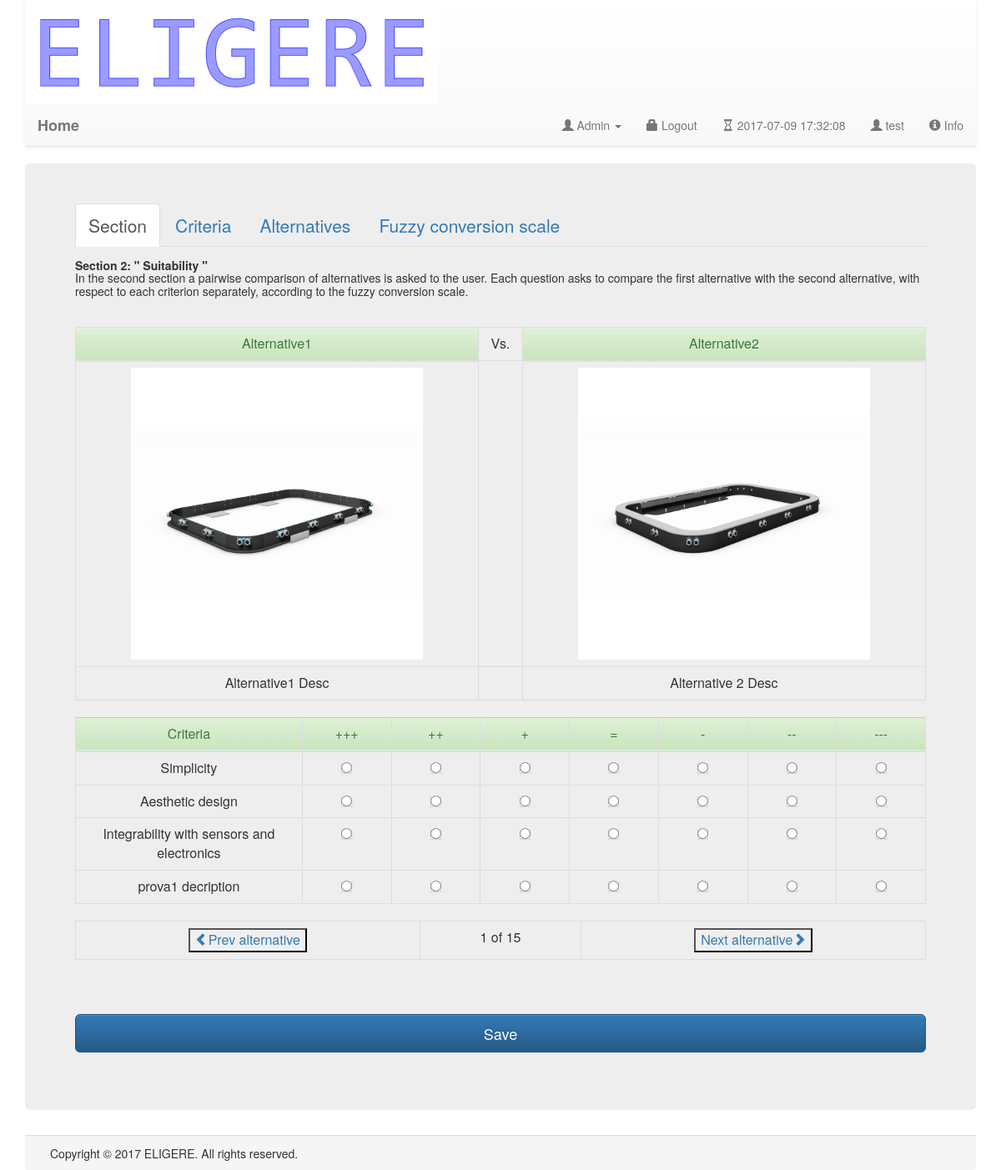
The page /getSuitability.php (signed in) on the database its author committed.
### tables this page shows
CREATE TABLE `alternative` (
  `id` int(11) NOT NULL,
  `name` char(20) NOT NULL,
  `description` text NOT NULL,
  `date_insert` date NOT NULL,
  `questionnaire_id` int(11) NOT NULL,
  `user_id` char(30) NOT NULL,
  `dir_path` char(50) NOT NULL,
  `dir_path_file` char(100) NOT NULL
);

CREATE TABLE `linguistic_scale` (
  `id` int(11) NOT NULL,
  `description` char(50) NOT NULL,
  `simbol` char(10) NOT NULL,
  `num` int(11) NOT NULL
);

CREATE TABLE `criteria` (
  `id` int(11) NOT NULL,
  `name` char(20) NOT NULL,
  `description` text NOT NULL,
  `date_insert` date NOT NULL,
  `quest_id` int(11) NOT NULL
);

### getDataFromDataBase.php (called while the page is built, shortened)
<?php
function getLinguisticScale($conn) {
	$questArray = array ();
	$query = "SELECT * FROM linguistic_scale";
	$result = $conn->query ( $query );
	if ($result->num_rows > 0) {
		while ( $row = $result->fetch_assoc () ) {
			$objLinguisticScale = new LinguisticScale ();
			$objLinguisticScale->id = $row ['id'];
			$objLinguisticScale->simbol = $row ['simbol'];
			$objLinguisticScale->description = $row ['description'];
			array_push ( $questArray, $objLinguisticScale );
		}
	} else {
	}
	return $questArray;
}
function getAllCriteriaByQuestId($conn, $quest_id) {
	if (isset ( $quest_id ) && $quest_id > 0) {
		$query = "SELECT * FROM criteria where quest_id = " . $quest_id . "";
		$result = $conn->query ( $query );
		$criteriaArray = array ();
		if ($result->num_rows > 0) {
			while ( $row = $result->fetch_assoc () ) {
				$objCriteria = new Criteria ();
				$objCriteria->id = $row ['id'];
				$objCriteria->name = $row ['name'];
				$objCriteria->description = $row ['description'];
				$objCriteria->quest_id = $row ['quest_id'];
				array_push ( $criteriaArray, $objCriteria );
			}
		} else {
		}
		return $criteriaArray;
	} else {
		return new Criteria ();
	}
}
function getAllAlternativeByQuestID($conn, $quest_id) {
	$queryAltByQuestId = "SELECT * FROM alternative where questionnaire_id = $quest_id";
	$resultAlt = $conn->query ( $queryAltByQuestId );
	$alternativeArray = array ();
	if ($resultAlt->num_rows > 0) {
		while ( $row = $resultAlt->fetch_assoc () ) {
			$objAlternative = new Alternative ();
			$objAlternative->id = $row ['id'];
			$objAlternative->name = $row ['name'];
			$objAlternative->description = $row ['description'];
			$objAlternative->quest_id = $row ['questionnaire_id'];
			$objAlternative->dir_path = $row ['dir_path'];
			$objAlternative->dir_path_file = $row ['dir_path_file'];
			array_push ( $alternativeArray, $objAlternative );
		}
	} else {
		echo "0 results";
	}
	return $alternativeArray;
}
?>

### util.php (called while the page is built)
<?php
	function factorial($num){
		$res = 1;
		for ($i=1;$i<=$num;$i++)
			$res=$res*$i;
		return $res;
	}
	function binomial_coeff($n,$k){
		return factorial($n)/(factorial($k)*factorial($n-$k));
	}
?>

### getSuitability.php (the view, shortened to what this page needs)
<?php
    include "connection.php";
	include "getDataFromDataBase.php";
	include "util.php";
	$arrayLinguisticScale = getLinguisticScale($conn);
	$criteriaArray        = getAllCriteriaByQuestId($conn,$_SESSION['questionnaire_id']);
	$arrayAlternative     = getAllAlternativeByQuestID($conn,$_SESSION['questionnaire_id']);
?>
<html lang="en">
  <body>
	<div class="container">
	    <?php include 'staticNavBar.php'; ?>
      <div class="jumbotron">
  <ul class="nav nav-tabs" role="tablist">
    <li role="presentation" class="active"><a href="#home" aria-controls="home" role="tab" data-toggle="tab">Section</a></li>
    <li role="presentation"><a href="#profile" aria-controls="profile" role="tab" data-toggle="tab">Criteria</a></li>
	<li role="presentation"><a href="#alts" aria-controls="alts" role="tab" data-toggle="tab">Alternatives</a></li>
    <li role="presentation"><a href="#messages" aria-controls="messages" role="tab" data-toggle="tab">Fuzzy conversion scale</a></li>
  </ul>
  <div class="tab-content">
    <div role="tabpanel" class="tab-pane active" id="home">
	 		 		<p> <h5>
			 		 	<b></>Section 2: " Suitability " </b><br>
						In the second section a pairwise comparison of alternatives is asked to the user.
						Each question asks to compare the first alternative with the second alternative, with respect to each criterion separately, according to the fuzzy conversion scale.
					</h5></p>
    </div>
				    <?php
				   	    $criteriaArray = getAllCriteriaByQuestId($conn,$_SESSION['questionnaire_id']);
				    ?>
   </div>
	<div class="row">
    <div class="row">
  	<div class="col-md-12">
	<div class="container">
	    <form class='form-horizontal' id = 'alternative_form' action='<?php $_PHP_SELF ?>' method='POST'>
	    <div id="myCarousel" class="carousel slide" data-ride="carousel" data-interval="0">
	    <div class="carousel-inner" role="listbox">
	    	<?php
				$num_alt = count($arrayAlternative);
				$total_compar = binomial_coeff($num_alt,2);
				$counter = 1;
				$f=1;
				foreach ($arrayAlternative as $alt1) {
					foreach ($arrayAlternative as $alt2) {
						if( $alt2->id > $alt1->id){
							try {
								$src1='';
								$src2='';
								$scanDirAlt1 = scandir($alt1->dir_path);
								$scanDirAlt2 = scandir($alt2->dir_path);
								$numAlt1 = count($scanDirAlt1);
								$numAlt2 = count($scanDirAlt2);
								if($numAlt1>2)
									$src1 = $alt1->dir_path."/".scandir($alt1->dir_path)[2];
								if($numAlt2>2)
									$src2 = $alt2->dir_path."/".scandir($alt2->dir_path)[2];
							} catch (Exception $e) {
							}
							if($counter == 1)
								echo "<div class='item active'>";
							else
								echo "<div class='item'>";
							echo "<table class='table table-hover text-center table-bordered' >";
							echo "<tr>
									  <table class='table text-center table-hover  table-bordered'>
									      <tr>
													<td class='alert alert-success text-center'> ". $alt1->name."</td>
												<td>
													Vs.
												</td>
													<td class='alert alert-success text-center'> ". $alt2->name."</td>
										  </tr>
										  <tr>
												<td>
													<img src='$src1' alt='$alt1->description' style='width:350px;height:350px;'>
												</td>
												<td>
												</td>
												<td>
													<img src='$src2' alt='$alt2->description' style='width:350px;height:350px;'>
												</td>
										  </tr>
										  <tr>
													<td class='alert  text-center'> ". $alt1->description."</td>
												<td>
												</td>
													<td class='alert  text-center'> ". $alt2->description."</td>
										  </tr>
									  </table>
								  </tr>";
							echo "<tr>
										  <td >
										 </td>";
										 echo "<td> ";
										 echo " <table class='table text-center table-hover  table-bordered' >";
										 echo " <thead>
										   <tr class='alert alert-success' >
										   <td class='col-md-1'> Criteria   </td>";
										 if (isset($arrayLinguisticScale))
											foreach ($arrayLinguisticScale as $a){
												echo "<td class='col-md-1'> $a->simbol </td>";
										 }
										 echo "</thead>";
										 $count_quest = 1;
										 foreach ($criteriaArray as $cri) {
											echo "<tr>";
											echo "	<td style='min-width:250px'>  $cri->description </td>";
											foreach ($arrayLinguisticScale as $value) {
												$r =  "r".(string)$count_quest;
												echo "<td>  <input type='radio' class='btn btn-primary'
												required='required' name='$f-$r'
												value='$value->id'/>
												</td>";
											}
    							 	echo "</tr>";
    							 	$count_quest = $count_quest + 1;
    							 }
    							 echo "</table>";
								 echo "<tr>
									  <table class='table text-center table-hover  table-bordered'>
									      <tr>
													<td><a class='left' href='#myCarousel' role='button' data-slide='prev'>
													   <button type='submit'  >
													   <span class='glyphicon glyphicon-chevron-left'> </span>Prev alternative </button>
												   </a></td>
												<td>
													&nbsp".$counter." of ".$total_compar."&nbsp
												</td>
													<td><a class='right' href='#myCarousel' role='button' data-slide='next'>
									   <button type='submit'  >
											Next alternative<span class='glyphicon glyphicon-chevron-right'> </span> </button>
									   </a></td>
										  </tr>
									  </table>
								  </tr>";
    							 echo "</td>";
								 echo "<td >
    				             </td></tr>";
    						echo " </table>";
    						echo "</div>";
							$counter = $counter+1;
							$f++;
						}
					}
				}
				?>
	    </div>
	  </div>
	  <br/>
	  <input type='submit' name="saveArray" class='btn btn-lg btn-primary btn-block' value='Save ' />
	  </form>
	</div>
  	</div>
  </div>
	</div>
  </div>
</div>
  </body>
  <div class="container">
		<?php include 'footer.php'; ?>
  </div>
  </html>

### staticNavBar.php (shortened to what this page needs)
<div id="top-nav" class="navbar navbar-default navbar-static-top">
	<img alt="create" src="logo.png">
    <div class="container-fluid">
        <div class="navbar-header">
            <a class="navbar-brand" href="index.php"><b>Home</b></a>
        </div>
        <div class="navbar-collapse collapse">
            <ul class="nav navbar-nav navbar-right">
                <li class="dropdown">
                    <a class="dropdown-toggle" role="button" data-toggle="dropdown" href="#">
						<i class="glyphicon glyphicon-user"></i> Admin <span class="caret"></span>
					</a>
                </li>
				<li><a href="logout.php">
					<i class="glyphicon glyphicon-lock"></i> Logout</a>
				</li>
                <li><a href="#"><i class="glyphicon glyphicon-hourglass"></i>
                	<?php
                	$today = date("Y-m-d H:i:s");
                	echo  $today;
                	?></a></li>
                <li><a href="#"><i class="glyphicon glyphicon-user"></i>
                	<?php if (isset($_SESSION['yourname_session'])) echo $_SESSION['yourname_session'];?>
                	</a></li>
				<li><a href="javascript:Popup('info.html')"><i class="glyphicon glyphicon-info-sign"></i>
                	Info
                	</a></li>
            </ul>
        </div>
    </div>
</div>

### footer.php (shortened to what this page needs)
<footer id="footer" class="panel-footer panel-custom">
<div class="container-fluid">
    <div class="row credits">
      <div class="col-md-12">
        <div class="row social">
          <div class="col-md-12 social-icons">
          </div>
        </div>
        <div class="row copyright">
          <div class="col-md-12">
            <div>Copyright © 2017 ELIGERE. All rights reserved.</div>
          </div>
        </div>
      </div>
    </div>
  </div>
</footer>

### rows shown on the page
alternative: name "Alternative1", description "Alternative1 Desc"
alternative: name "Alternative2", alternative.dir_path (picture), dir_path (picture), description "Alternative 2 Desc"
linguistic_scale: simbol "+++"
linguistic_scale: simbol "++"
linguistic_scale: simbol "+"
linguistic_scale: simbol "="
linguistic_scale: simbol "-"
linguistic_scale: simbol "--"
linguistic_scale: simbol "---"
criteria: description "Simplicity"
criteria: description "Aesthetic design"
criteria: description "Integrability with sensors and electronics"
criteria: description "prova1 decription"

### other values the page prints
$_SESSION['yourname_session'] "test"
